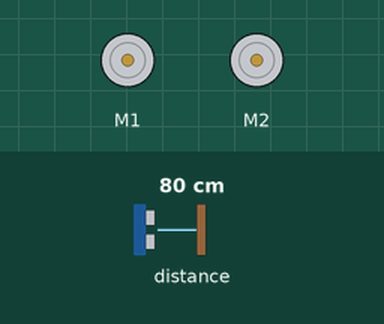
Simulated run of this program. Board: BBC micro:bit (MakeCode). On the bench: 2 × DC motor (green arrow = forward, orange = backward, longer = faster). The inputs (shaded band) are chosen by the test bench; at power-on: distance to the obstacle 80 cm.

Above: at 1.2 s.
1.3 s: distance to the obstacle set to 33 cm
2.8 s: distance to the obstacle set to 27 cm
At 3.1 s:
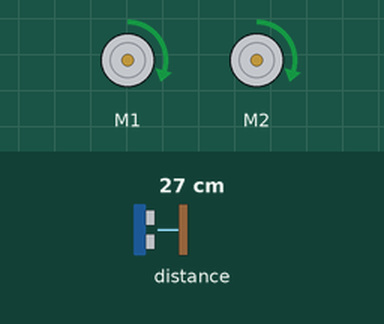
4.3 s: distance to the obstacle set to 12 cm
5.8 s: distance to the obstacle set to 9 cm
At 6.1 s:
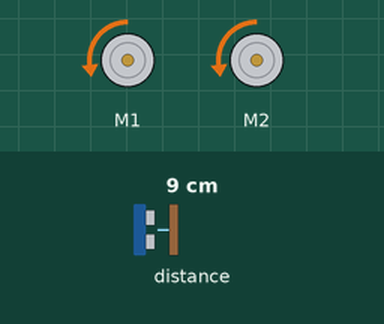
7.3 s: distance to the obstacle set to 18 cm
At 8.5 s:
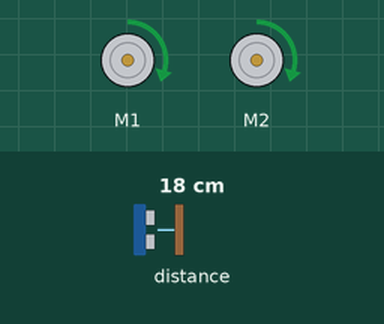
8.8 s: distance to the obstacle set to 2 cm
At 9.8 s:
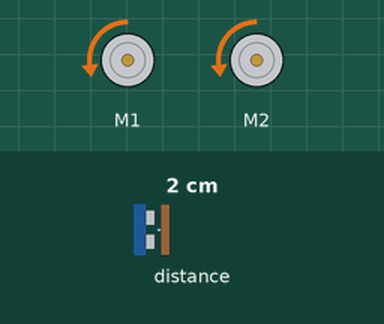
Timing chart, 0 to 11.3 s (numbered marks = the images above; inputs shaded):
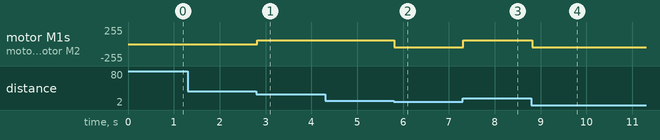

Measured:
- the behaviour switches between 31 and 30 cm on distance to the obstacle (found by bisection; images 0 and 1)
- the behaviour switches between 11 and 10 cm on distance to the obstacle (found by bisection; images 1 and 2)
- after the input at 1.3 s, every drawn part: stays the same
- after the input at 2.8 s, motor M1, motor M2: stopped → forward 60/255 at once
- after the input at 4.3 s, every drawn part: stays the same
- after the input at 5.8 s, motor M1, motor M2: forward 60/255 → backward 50/255 at once
- after the input at 7.3 s, motor M1, motor M2: backward 50/255 → forward 60/255 at once
- after the input at 8.8 s, motor M1, motor M2: forward 60/255 → backward 50/255 at once

The program:

main.ts
```typescript
let Distancia = 0
basic.forever(function () {
    Distancia = maqueen.Ultrasonic(PingUnit.Centimeters)
    if (Distancia > 0 && Distancia <= 10) {
        maqueen.motorRun(maqueen.Motors.All, maqueen.Dir.CCW, 50)
    } else if (Distancia > 10 && Distancia <= 30) {
        maqueen.motorRun(maqueen.Motors.All, maqueen.Dir.CW, 60)
    } else {
        maqueen.motorRun(maqueen.Motors.All, maqueen.Dir.CW, 0)
    }
})
```

test.ts
```typescript
// aquí va el archivo "tests"; esto no se compilará cuando este paquete se utilice como una extensión.
```
